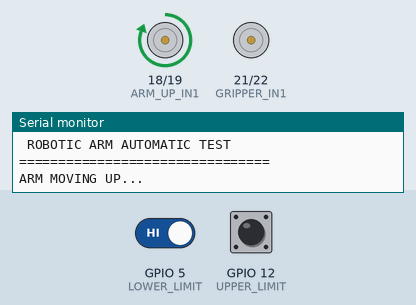
This sketch was run on a simulated ESP32. Shown: motor-driver pin pairs drawn as motors (green arrow = first pin HIGH = forward, orange = second pin HIGH = backward, longer = more drive), the last lines printed to the serial monitor. The inputs (shaded band) are chosen by the test bench; at power-on: GPIO 12 (UPPER_LIMIT) HIGH, GPIO 5 (LOWER_LIMIT) HIGH.

Above: at 2.8 s.
2.9 s: GPIO 12 (UPPER_LIMIT) pulled LOW for 0.15 s
At 4.2 s:
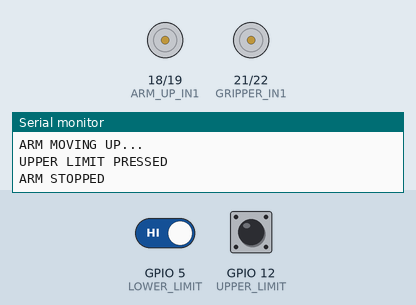
At 5.7 s:
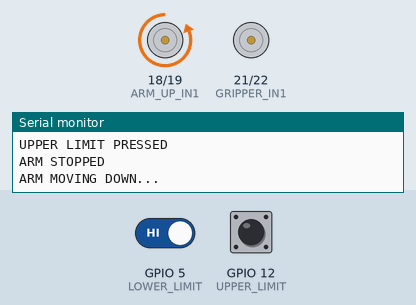
6.0 s: GPIO 5 (LOWER_LIMIT) driven LOW
At 9.2 s:
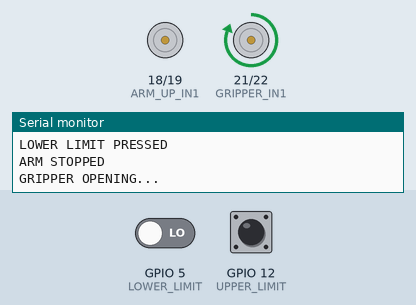
Timing chart, 0 to 14.5 s (numbered marks = the images above; inputs shaded):
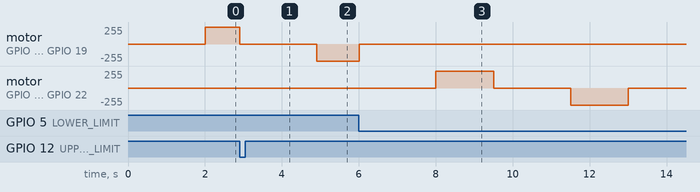

The sketch:

esp32_armcode.ino
```cpp
// ===============================
// ESP32 ROBOTIC ARM AUTO TEST
// ===============================

// Motor Driver 2
// OUT1/OUT2 = ARM LIFT
// OUT3/OUT4 = GRIPPER

#define ARM_UP_IN1     18
#define ARM_UP_IN2     19

#define GRIPPER_IN1    21
#define GRIPPER_IN2    22

// Limit switches
#define UPPER_LIMIT    12
#define LOWER_LIMIT    5

void setup() {

  Serial.begin(115200);

  pinMode(ARM_UP_IN1, OUTPUT);
  pinMode(ARM_UP_IN2, OUTPUT);

  pinMode(GRIPPER_IN1, OUTPUT);
  pinMode(GRIPPER_IN2, OUTPUT);

  pinMode(UPPER_LIMIT, INPUT_PULLUP);
  pinMode(LOWER_LIMIT, INPUT_PULLUP);

  stopArm();
  stopGripper();

  Serial.println("================================");
  Serial.println(" ROBOTIC ARM AUTOMATIC TEST");
  Serial.println("================================");

  delay(2000);

  // -----------------------------
  // STEP 1: ARM GOES UP
  // -----------------------------

  Serial.println("ARM MOVING UP...");

  while (digitalRead(UPPER_LIMIT) == HIGH) {

    armUp();

    delay(10);
  }

  stopArm();

  Serial.println("UPPER LIMIT PRESSED");
  Serial.println("ARM STOPPED");

  delay(2000);


  // -----------------------------
  // STEP 2: ARM GOES DOWN
  // -----------------------------

  Serial.println("ARM MOVING DOWN...");

  while (digitalRead(LOWER_LIMIT) == HIGH) {

    armDown();

    delay(10);
  }

  stopArm();

  Serial.println("LOWER LIMIT PRESSED");
  Serial.println("ARM STOPPED");

  delay(2000);


  // -----------------------------
  // STEP 3: GRIPPER OPEN
  // -----------------------------

  Serial.println("GRIPPER OPENING...");

  gripperOpen();

  delay(1500);

  stopGripper();

  Serial.println("GRIPPER OPENED");

  delay(2000);


  // -----------------------------
  // STEP 4: GRIPPER CLOSE
  // -----------------------------

  Serial.println("GRIPPER CLOSING...");

  gripperClose();

  delay(1500);

  stopGripper();

  Serial.println("GRIPPER CLOSED");

  Serial.println();
  Serial.println("===== TEST COMPLETE =====");
}


// =================================
// LOOP
// =================================

void loop() {

  // Do nothing after completing
  // the automatic test.

}


// =================================
// ARM UP
// =================================

void armUp() {

  digitalWrite(ARM_UP_IN1, HIGH);
  digitalWrite(ARM_UP_IN2, LOW);
}


// =================================
// ARM DOWN
// =================================

void armDown() {

  digitalWrite(ARM_UP_IN1, LOW);
  digitalWrite(ARM_UP_IN2, HIGH);
}


// =================================
// STOP ARM
// =================================

void stopArm() {

  digitalWrite(ARM_UP_IN1, LOW);
  digitalWrite(ARM_UP_IN2, LOW);
}


// =================================
// GRIPPER OPEN
// =================================

void gripperOpen() {

  digitalWrite(GRIPPER_IN1, HIGH);
  digitalWrite(GRIPPER_IN2, LOW);
}


// =================================
// GRIPPER CLOSE
// =================================

void gripperClose() {

  digitalWrite(GRIPPER_IN1, LOW);
  digitalWrite(GRIPPER_IN2, HIGH);
}


// =================================
// STOP GRIPPER
// =================================

void stopGripper() {

  digitalWrite(GRIPPER_IN1, LOW);
  digitalWrite(GRIPPER_IN2, LOW);
}
```

Measured:
- after the input at 2.9 s, motor on GPIO 18 (ARM_UP_IN1) / GPIO 19 (ARM_UP_IN2): forward 255/255 → stopped at once, → backward 255/255 2.0 s later
- after the input at 6.0 s, motor on GPIO 18 (ARM_UP_IN1) / GPIO 19 (ARM_UP_IN2): backward 255/255 → stopped at once; motor on GPIO 21 (GRIPPER_IN1) / GPIO 22 (GRIPPER_IN2): stopped → forward 255/255 after 2.0 s, → stopped 1.5 s later, → backward 255/255 2.0 s later, → stopped 1.5 s later
